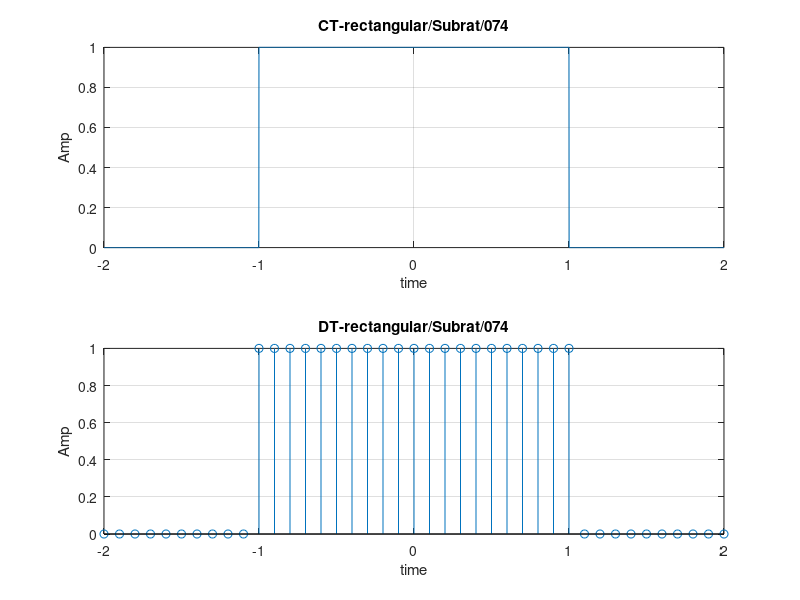

Recreate this plot in MATLAB.
%Construct a continuous and discrete rectangular signal
clc;
close all;
clear all;
i = 1;
for t = -2:0.001:2
    if(t >= -1 && t <=1 )
        x(i) = 1;
    else 
        x(i) = 0;
    end;
     i = i+1;
end;
t = -2:0.001:2;
subplot(2,1,1)
plot(t,x)
xlabel('time');
ylabel('Amp');
title('CT-rectangular/Subrat/074');
grid on;

clear all;
i = 1;
for t = -2:0.1:2
    if(t >= -1 && t<=1)
        x(i) = 1;
    else 
        x(i) = 0;
    end;
     i = i+1;
end;
t = -2:0.1:2;
subplot(2,1,2)
stem(t,x);
xlabel('time');
ylabel('Amp');
title('DT-rectangular/Subrat/074');
grid on;
